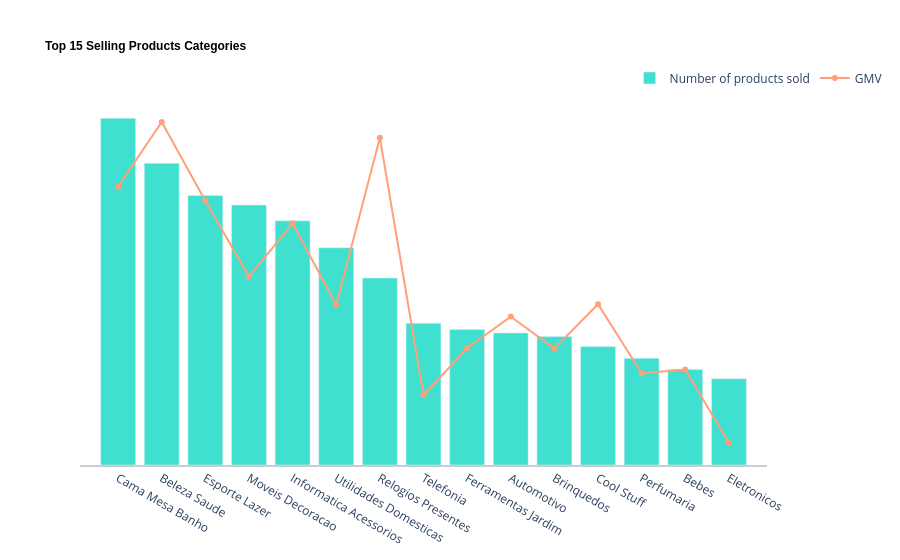

The notebook cell saved with this chart:
### Markdown cell above
### Top Products Sold By Category

### Code cell
fig = go.Figure()

fig.add_trace(
    go.Bar (
        x = data_products["product_category"].head(15),
        y = data_products["product_counts"].head(15),
        name = "Number of products sold",
        marker_color = "rgb(64,224,208)"
    )
)

fig.add_trace(
    go.Scatter (
        x = data_products["product_category"].head(15),
        y = data_products["total_price"].head(15),
        name = "GMV",
        yaxis = "y2",
        marker_color = "rgb(255,160,122)",
        mode="lines+markers"
    )
)

fig.update_layout(
    title = dict(text="<b>Top 15 Selling Products Categories<b>",
                 font=dict(size=12, family="Arial", color="black")),
    plot_bgcolor = "white",
    yaxis = dict(side = "left", showgrid = False, zeroline = True, showline = False, showticklabels = False),
    yaxis2 = dict(side = "right", overlaying = "y", showgrid = False, zeroline = False, showline = False, showticklabels = False),
    xaxis = dict(showline = True, linecolor = "rgb(204, 204, 204)", linewidth = 2),
    legend = dict(orientation="h", x=0.8, y = 1.1),
    annotations=[dict(text="Created By Thuan Dao.", xref="paper", yref="paper", x=1, y=-.3,
    showarrow=False, font=dict(size=10, color="gray", family="Arial"))],
    hovermode = "x unified"
)
fig.show()

### Figure 1 — Plotly figure (JSON) as saved in the notebook; plotly's stock layout.template omitted (floating-point values rounded to 4 significant figures)
{"data": [{"marker": {"color": "rgb(64,224,208)"}, "name": "Number of products sold", "type": "bar", "x": ["Cama Mesa Banho", "Beleza Saude", "Esporte Lazer", "Moveis Decoracao", "Informatica Acessorios", "Utilidades Domesticas", "Relogios Presentes", "Telefonia", "Ferramentas Jardim", "Automotivo", "Brinquedos", "Cool Stuff", "Perfumaria", "Bebes", "Eletronicos"], "y": [11115, 9670, 8641, 8334, 7827, 6964, 5991, 4545, 4347, 4235, 4117, 3796, 3419, 3065, 2767]}, {"marker": {"color": "rgb(255,160,122)"}, "mode": "lines+markers", "name": "GMV", "type": "scatter", "x": ["Cama Mesa Banho", "Beleza Saude", "Esporte Lazer", "Moveis Decoracao", "Informatica Acessorios", "Utilidades Domesticas", "Relogios Presentes", "Telefonia", "Ferramentas Jardim", "Automotivo", "Brinquedos", "Cool Stuff", "Perfumaria", "Bebes", "Eletronicos"], "y": [1037000.0, 1259000.0, 988000.0, 729800.0, 912000.0, 632200.0, 1205000.0, 323700.0, 485300.0, 592700.0, 483900.0, 635300.0, 399100.0, 411800.0, 160200.0], "yaxis": "y2"}], "layout": {"annotations": [{"font": {"color": "gray", "family": "Arial", "size": 10}, "showarrow": false, "text": "Created By Thuan Dao.", "x": 1, "xref": "paper", "y": -0.3, "yref": "paper"}], "hovermode": "x unified", "legend": {"orientation": "h", "x": 0.8, "y": 1.1}, "plot_bgcolor": "white", "title": {"font": {"color": "black", "family": "Arial", "size": 12}, "text": "<b>Top 15 Selling Products Categories<b>"}, "xaxis": {"linecolor": "rgb(204, 204, 204)", "linewidth": 2, "showline": true}, "yaxis": {"showgrid": false, "showline": false, "showticklabels": false, "side": "left", "zeroline": true}, "yaxis2": {"overlaying": "y", "showgrid": false, "showline": false, "showticklabels": false, "side": "right", "zeroline": false}}}
